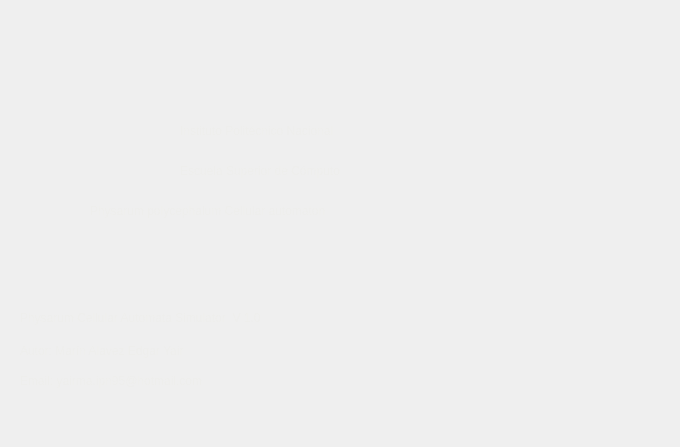
<?xml version="1.0" encoding="UTF-8"?>
<ui version="4.0">
 <class>Dialog</class>
 <widget class="QDialog" name="Dialog">
  <property name="geometry">
   <rect>
    <x>0</x>
    <y>0</y>
    <width>680</width>
    <height>447</height>
   </rect>
  </property>
  <property name="windowTitle">
   <string>Dialog</string>
  </property>
  <property name="styleSheet">
   <string notr="true"/>
  </property>
  <widget class="QLabel" name="label_2">
   <property name="geometry">
    <rect>
     <x>20</x>
     <y>310</y>
     <width>631</width>
     <height>16</height>
    </rect>
   </property>
   <property name="styleSheet">
    <string notr="true">QLabel
{ 
font: 75 15pt &quot;URW Bookman L&quot;;
	color: rgb(238, 238, 236);
}
</string>
   </property>
   <property name="text">
    <string>Physarum Cellular Automata Simulator  V 1.0</string>
   </property>
  </widget>
  <widget class="QLabel" name="label_3">
   <property name="geometry">
    <rect>
     <x>20</x>
     <y>340</y>
     <width>371</width>
     <height>21</height>
    </rect>
   </property>
   <property name="styleSheet">
    <string notr="true">QLabel
{ 
font: 75 15pt &quot;URW Bookman L&quot;;
	color: rgb(238, 238, 236);
}
</string>
   </property>
   <property name="text">
    <string>Autor: Marín Alavez Edgar Yair</string>
   </property>
  </widget>
  <widget class="QLabel" name="label_4">
   <property name="geometry">
    <rect>
     <x>20</x>
     <y>370</y>
     <width>371</width>
     <height>21</height>
    </rect>
   </property>
   <property name="styleSheet">
    <string notr="true">QLabel
{ 
font: 75 15pt &quot;URW Bookman L&quot;;
	color: rgb(238, 238, 236);
}

</string>
   </property>
   <property name="text">
    <string>Email: yairma.ipn95@hotmail.com</string>
   </property>
  </widget>
  <widget class="QLabel" name="label_5">
   <property name="geometry">
    <rect>
     <x>180</x>
     <y>120</y>
     <width>311</width>
     <height>21</height>
    </rect>
   </property>
   <property name="styleSheet">
    <string notr="true">QLabel
{ 
font: 75 15pt &quot;URW Bookman L&quot;;
	color: rgb(238, 238, 236);
}</string>
   </property>
   <property name="text">
    <string>Instituto Politécnico Nacional</string>
   </property>
  </widget>
  <widget class="QLabel" name="label_6">
   <property name="geometry">
    <rect>
     <x>180</x>
     <y>160</y>
     <width>311</width>
     <height>21</height>
    </rect>
   </property>
   <property name="styleSheet">
    <string notr="true">QLabel
{ 
font: 75 15pt &quot;URW Bookman L&quot;;
	color: rgb(238, 238, 236);
}
</string>
   </property>
   <property name="text">
    <string>Escuela Superior de Cómputo</string>
   </property>
  </widget>
  <widget class="QLabel" name="label_7">
   <property name="geometry">
    <rect>
     <x>90</x>
     <y>200</y>
     <width>521</width>
     <height>21</height>
    </rect>
   </property>
   <property name="styleSheet">
    <string notr="true">QLabel
{ 
font: 75 15pt &quot;URW Bookman L&quot;;
	color: rgb(238, 238, 236);
}
</string>
   </property>
   <property name="text">
    <string>Physarum polycephalum Cellular automaton</string>
   </property>
  </widget>
  <widget class="QLabel" name="label_8">
   <property name="geometry">
    <rect>
     <x>180</x>
     <y>240</y>
     <width>311</width>
     <height>21</height>
    </rect>
   </property>
   <property name="styleSheet">
    <string notr="true">QLabel
{ 
font: 75 15pt &quot;URW Bookman L&quot;;
	color: rgb(238, 238, 236);
}
</string>
   </property>
   <property name="text">
    <string/>
   </property>
  </widget>
  <widget class="QLabel" name="label_9">
   <property name="geometry">
    <rect>
     <x>220</x>
     <y>270</y>
     <width>311</width>
     <height>21</height>
    </rect>
   </property>
   <property name="styleSheet">
    <string notr="true">QLabel
{ 
font: 75 15pt &quot;URW Bookman L&quot;;
	color: rgb(238, 238, 236);
}
</string>
   </property>
   <property name="text">
    <string/>
   </property>
  </widget>
  <widget class="QLabel" name="ipnLabel">
   <property name="geometry">
    <rect>
     <x>20</x>
     <y>60</y>
     <width>131</width>
     <height>121</height>
    </rect>
   </property>
   <property name="text">
    <string/>
   </property>
   <property name="scaledContents">
    <bool>true</bool>
   </property>
  </widget>
  <widget class="QLabel" name="escomLabel">
   <property name="geometry">
    <rect>
     <x>510</x>
     <y>70</y>
     <width>131</width>
     <height>101</height>
    </rect>
   </property>
   <property name="text">
    <string/>
   </property>
  </widget>
 </widget>
 <resources/>
 <connections/>
</ui>
